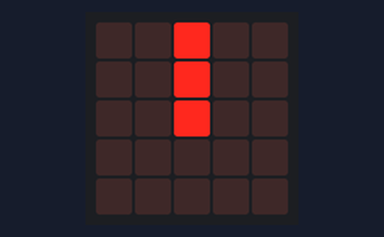
Recording of a program running on a simulated BBC micro:bit running MicroPython. Parts: the board's 5×5 LED display.

Above: at 0.1 s.
At 1.1 s:
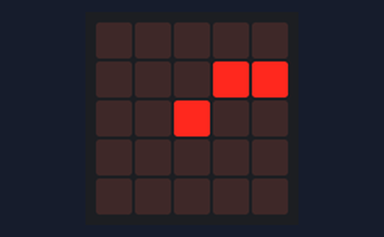
At 1.6 s:
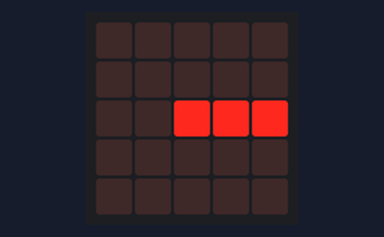
At 3.1 s:
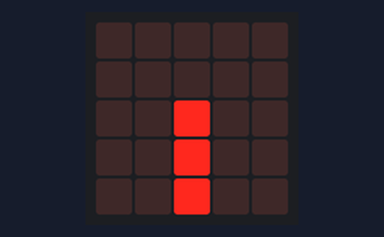
At 4.6 s:
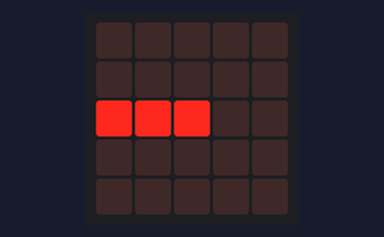
At 6.6 s:
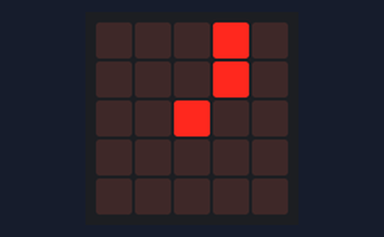

Measured:
- by itself, everything shown: repeats every 6.0 s, in 12 steps
- what the display in image 1 shows lasts 0.5 s, from 1.0 s to 1.5 s

The program:

04_animation.py
```python
from microbit import *

#on crée la liste des 12 images
liste =[Image.CLOCK12,Image.CLOCK1,Image.CLOCK2,Image.CLOCK3,Image.CLOCK4,Image.CLOCK5,Image.CLOCK6,Image.CLOCK7,Image.CLOCK8,Image.CLOCK9,Image.CLOCK10,Image.CLOCK11]

while True:
    for i in range(12):
        display.show(liste[i])
        sleep(500)
```
